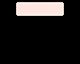

Tiled map render using the project's own tile images. Description and the whole map definition, tile-layer contents included, below:
An orthogonal 5x4 tile map with 16x16 px tiles, 1 tile layer (Tile Layer 1).

<map version="1.10" tiledversion="1.10.2" orientation="orthogonal" renderorder="right-down" width="5" height="4" tilewidth="16" tileheight="16" infinite="0" nextlayerid="2" nextobjectid="1">
 <tileset firstgid="1" name="p" tilewidth="16" tileheight="16" spacing="2" tilecount="990" columns="30">
  <image source="kenney_pixel-ui-pack/Spritesheet/UIpackSheet_transparent_edited.png" width="538" height="592" />
 </tileset>
 <layer id="1" name="Tile Layer 1" width="5" height="4">
  <data encoding="csv">
0,94,95,96,0,
0,0,0,0,0,
0,0,0,0,0,
0,0,0,0,0
</data>
 </layer>
</map>